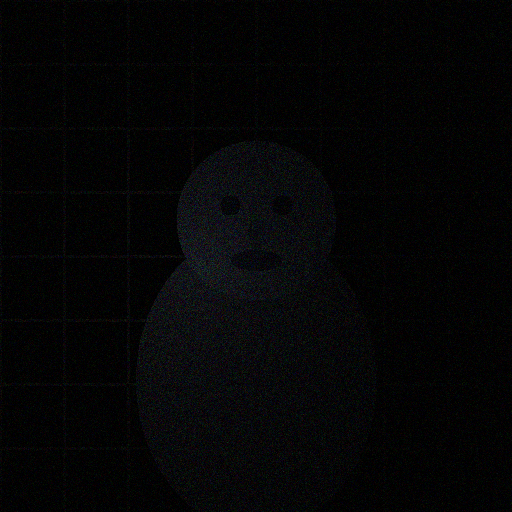
#> input picture data/demo/sample_dark_01.png, 512 x 512 px
$ python organize_demo_assets.py
#> lines starting #> are read from the running program, lines starting #| are printed output that depends on the picture
import os
import shutil
import cv2
import numpy as np

def create_comparison_figure():
    assets_dir = os.path.join("assets", "demo")
    os.makedirs(assets_dir, exist_ok=True)

    # Copy paired inputs and restored outputs
    pairs = [
        ("data/demo/sample_dark_01.png", "outputs/demo/sample_dark_01.png", "outputs/demo/qfi_mask_sample_dark_01.png", "01"),
        ("data/demo/sample_dark_02.png", "outputs/demo/sample_dark_02.png", "outputs/demo/qfi_mask_sample_dark_02.png", "02"),
        ("data/demo/sample_dark_03.png", "outputs/demo/sample_dark_03.png", "outputs/demo/qfi_mask_sample_dark_03.png", "03"),
    ]

    for in_path, out_path, mask_path, idx in pairs:
        shutil.copy(in_path, os.path.join(assets_dir, f"input_{idx}.png"))
        shutil.copy(out_path, os.path.join(assets_dir, f"restored_{idx}.png"))
        print(f"Copied input_{idx}.png and restored_{idx}.png to {assets_dir}")

    # Build qualitative comparison montage
    # Grid: 2 rows (sample 1, sample 2), 3 columns: [Degraded Input] -> [QFI Reliability Mask] -> [QFI-Diff Restored Output]
    header_h = 50
    col_w = 512
    row_h = 512
    gap = 20

    total_w = 3 * col_w + 4 * gap
    total_h = header_h + 2 * row_h + 3 * gap

    canvas = np.full((total_h, total_w, 3), 245, dtype=np.uint8)  # Clean light gray background

    # Column headers
    titles = [
        "Degraded Surveillance Input",
        "QFI Reliability Mask (2D TFIM)",
        "QFI-Diff Restored Output"
    ]

    font = cv2.FONT_HERSHEY_SIMPLEX
    for c_idx, title in enumerate(titles):
        col_x = gap + c_idx * (col_w + gap)
        text_size = cv2.getTextSize(title, font, 0.85, 2)[0]
        text_x = col_x + (col_w - text_size[0]) // 2
        text_y = (header_h + text_size[1]) // 2 + 5
        cv2.putText(canvas, title, (text_x, text_y), font, 0.85, (30, 30, 30), 2, cv2.LINE_AA)

    # Place rows
    for r_idx in range(2):
        in_path, out_path, mask_path, idx = pairs[r_idx]
        y_pos = header_h + gap + r_idx * (row_h + gap)

        img_in = cv2.imread(in_path)
#> img_in is the input picture: shape (512, 512, 3); mean B, G, R 5.6, 5.1, 4.9
        img_mask = cv2.imread(mask_path)
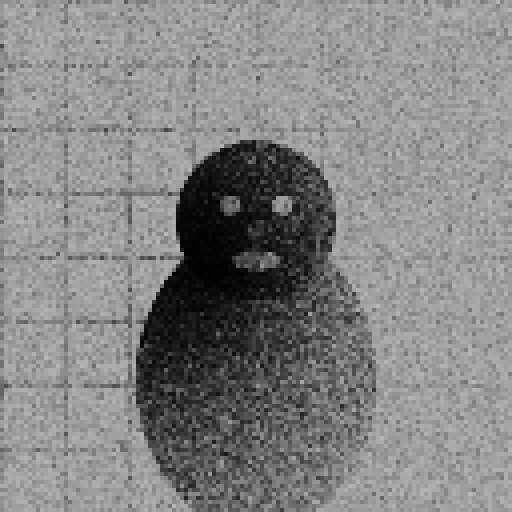
#> input picture outputs/demo/qfi_mask_sample_dark_01.png, 512 x 512 px
#> img_mask is the input picture: shape (512, 512, 3); min 0, max 186, mean 132.5
        img_out = cv2.imread(out_path)
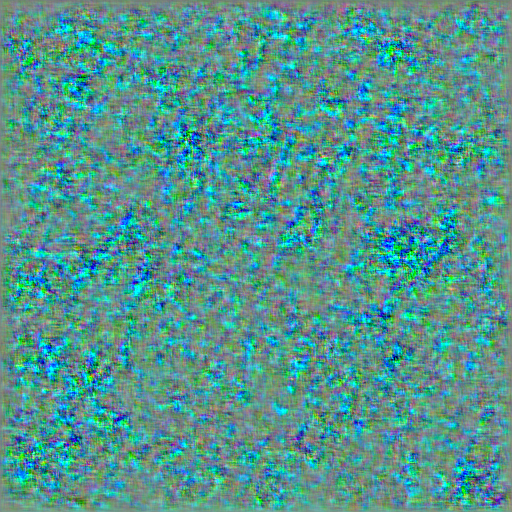
#> input picture outputs/demo/sample_dark_01.png, 512 x 512 px
#> img_out is the input picture: shape (512, 512, 3); mean B, G, R 142.2, 149, 83.8

        # Colorize mask with COLORMAP_INFERNO or JET for striking visual impact
        mask_gray = cv2.cvtColor(img_mask, cv2.COLOR_BGR2GRAY)
        mask_color = cv2.applyColorMap(mask_gray, cv2.COLORMAP_INFERNO)
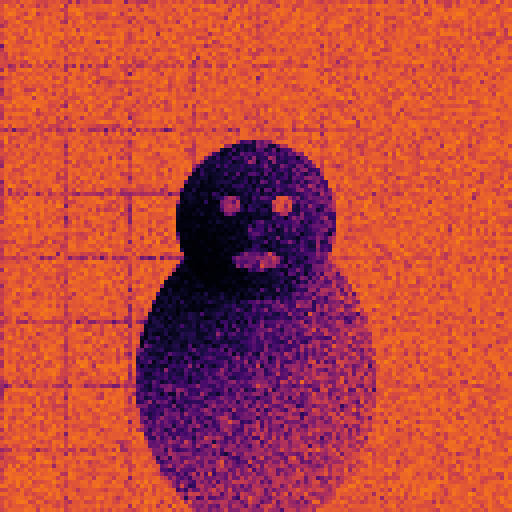
#> mask_color: shape (512, 512, 3); mean B, G, R 60.9, 70.1, 187.7

        images = [img_in, mask_color, img_out]
        for c_idx, img in enumerate(images):
            col_x = gap + c_idx * (col_w + gap)
            # Add a subtle border
            cv2.rectangle(canvas, (col_x - 2, y_pos - 2), (col_x + col_w + 1, y_pos + row_h + 1), (200, 200, 200), 2)
            canvas[y_pos : y_pos + row_h, col_x : col_x + col_w] = img
#> this loop made 3 passes
#> col_x on passes 1 to 3: 20, 552, 1084
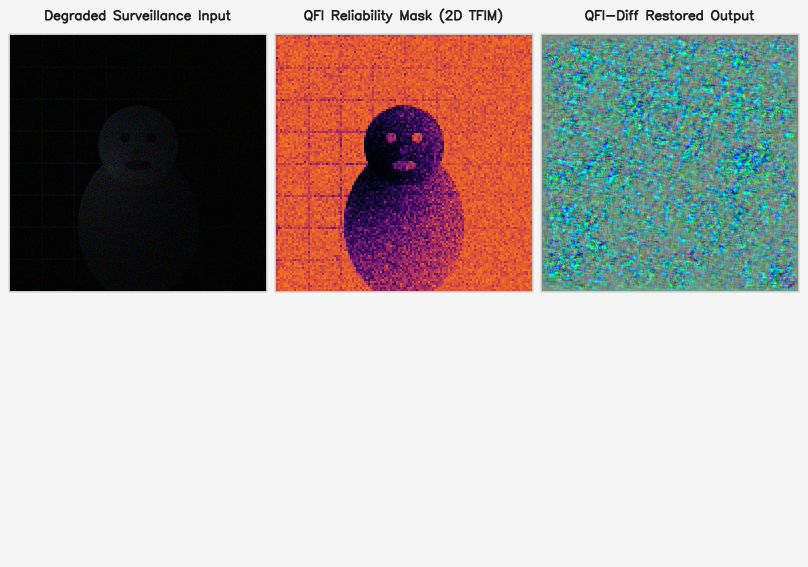
#> canvas: shape (1134, 1616, 3) (shown at 1/2 size); mean B, G, R 168.2, 170.4, 177.9
#> pass 2 of the loop in create_comparison_figure, `for r_idx in range(2):`:
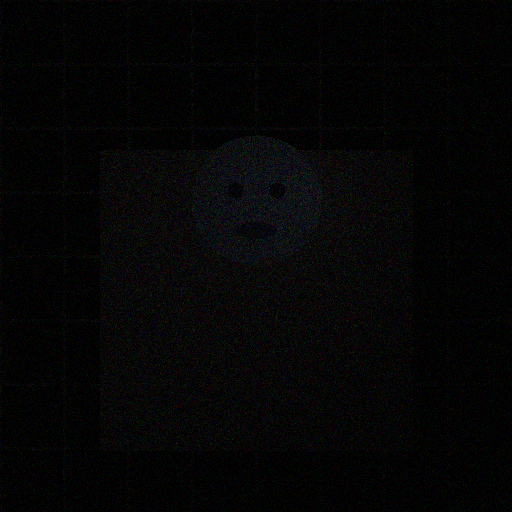
#> input picture data/demo/sample_dark_02.png, 512 x 512 px
#> in create_comparison_figure, img_in is the input picture: shape (512, 512, 3); mean B, G, R 5.2, 5, 5.1
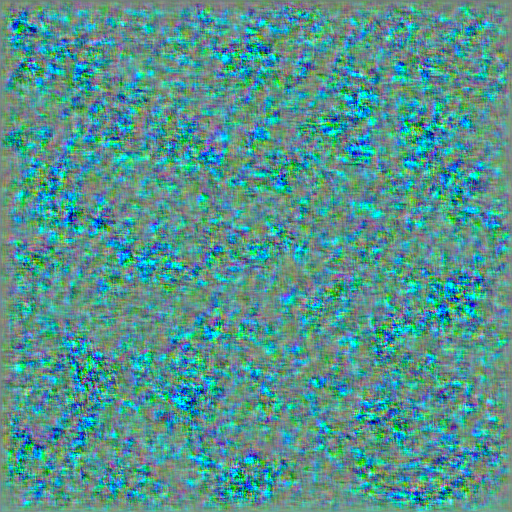
#> input picture outputs/demo/sample_dark_02.png, 512 x 512 px
#> in create_comparison_figure, img_out is the input picture: shape (512, 512, 3); mean B, G, R 142.4, 148.9, 83.5
#> the loop in create_comparison_figure, `for c_idx, img in enumerate(images):` made 3 passes
#> after the loop in create_comparison_figure, `for c_idx, img in enumerate(images):`:
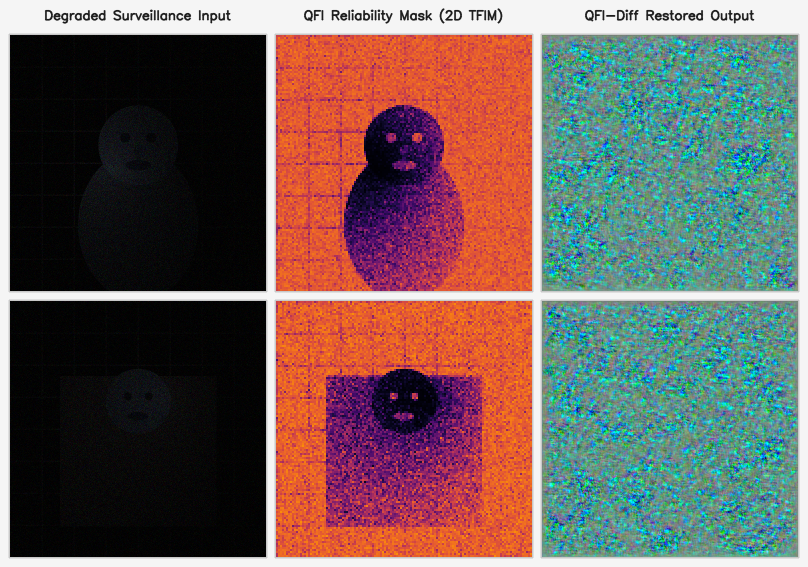
#> canvas: shape (1134, 1616, 3) (shown at 1/2 size); mean B, G, R 92.5, 96.9, 111.5

    comp_path = os.path.join(assets_dir, "qualitative_comparison.png")
    cv2.imwrite(comp_path, canvas)
    print(f"Generated qualitative comparison figure at {comp_path} (size: {canvas.shape})")
#| Generated qualitative comparison figure at assets/demo/qualitative_comparison.png (size: (1134, 1616, 3))

if __name__ == "__main__":
    create_comparison_figure()
